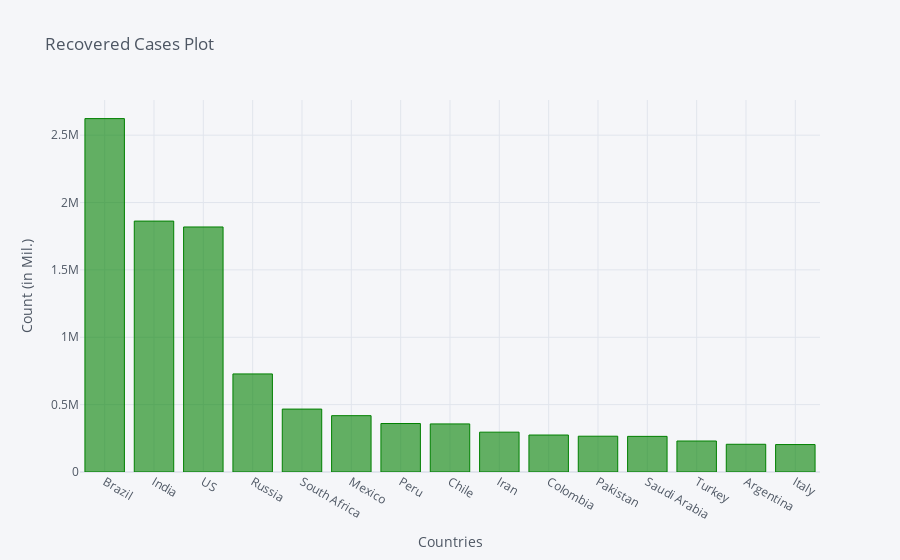

This figure's notebook cell:
### Code cell
recovered_df2_plot.iplot(kind='bar', x='Country/Region', y='8/15/20',color='green',
                         title='Recovered Cases Plot',xTitle='Countries',yTitle='Count (in Mil.)')

### Figure 1 — Plotly figure (JSON) as saved in the notebook; plotly's stock layout.template omitted (floating-point values rounded to 4 significant figures)
{"data": [{"marker": {"color": "rgba(0, 128, 0, 0.6)", "line": {"color": "rgba(0, 128, 0, 1.0)", "width": 1}}, "name": "8/15/20", "orientation": "v", "text": "", "type": "bar", "x": ["Brazil", "India", "US", "Russia", "South Africa", "Mexico", "Peru", "Chile", "Iran", "Colombia", "Pakistan", "Saudi Arabia", "Turkey", "Argentina", "Italy"], "y": [2622878, 1862258, 1818527, 727895, 466941, 418164, 359781, 356951, 295630, 274420, 265624, 264487, 229972, 205697, 203640]}], "layout": {"legend": {"bgcolor": "#F5F6F9", "font": {"color": "#4D5663"}}, "paper_bgcolor": "#F5F6F9", "plot_bgcolor": "#F5F6F9", "title": {"font": {"color": "#4D5663"}, "text": "Recovered Cases Plot"}, "xaxis": {"gridcolor": "#E1E5ED", "showgrid": true, "tickfont": {"color": "#4D5663"}, "title": {"font": {"color": "#4D5663"}, "text": "Countries"}, "zerolinecolor": "#E1E5ED"}, "yaxis": {"gridcolor": "#E1E5ED", "showgrid": true, "tickfont": {"color": "#4D5663"}, "title": {"font": {"color": "#4D5663"}, "text": "Count (in Mil.)"}, "zerolinecolor": "#E1E5ED"}}}
